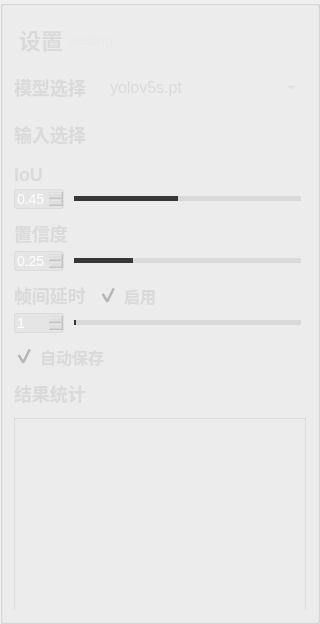
          <widget class="QGroupBox" name="groupBox_8">
           <property name="minimumSize">
            <size>
             <width>320</width>
             <height>0</height>
            </size>
           </property>
           <property name="maximumSize">
            <size>
             <width>320</width>
             <height>16777215</height>
            </size>
           </property>
           <property name="styleSheet">
            <string notr="true">#groupBox_8{
background-color: rgba(75, 75, 75, 200);
border: 0px solid #42adff;
border-radius:0px;}
</string>
           </property>
           <property name="title">
            <string/>
           </property>
           <layout class="QVBoxLayout" name="verticalLayout_8">
            <property name="spacing">
             <number>11</number>
            </property>
            <item>
             <widget class="QGroupBox" name="groupBox_2">
              <property name="minimumSize">
               <size>
                <width>0</width>
                <height>42</height>
               </size>
              </property>
              <property name="maximumSize">
               <size>
                <width>16777215</width>
                <height>42</height>
               </size>
              </property>
              <property name="styleSheet">
               <string notr="true">#groupBox_2{
border: 0px solid #42adff;
border-radius:0px;}</string>
              </property>
              <property name="title">
               <string/>
              </property>
              <layout class="QHBoxLayout" name="horizontalLayout_35">
               <property name="leftMargin">
                <number>2</number>
               </property>
               <property name="topMargin">
                <number>0</number>
               </property>
               <property name="rightMargin">
                <number>0</number>
               </property>
               <property name="bottomMargin">
                <number>0</number>
               </property>
               <item>
                <widget class="QLabel" name="label_5">
                 <property name="minimumSize">
                  <size>
                   <width>0</width>
                   <height>0</height>
                  </size>
                 </property>
                 <property name="maximumSize">
                  <size>
                   <width>16777215</width>
                   <height>40</height>
                  </size>
                 </property>
                 <property name="styleSheet">
                  <string notr="true">QLabel
{
	font-size: 22px;
	font-family: &quot;Microsoft YaHei&quot;;
	font-weight: bold;
 		border-radius:9px;
		background:rgba(66, 195, 255, 0);
color: rgb(218, 218, 218);

}
</string>
                 </property>
                 <property name="text">
                  <string>设置</string>
                 </property>
                </widget>
               </item>
               <item>
                <widget class="QLabel" name="label_27">
                 <property name="minimumSize">
                  <size>
                   <width>0</width>
                   <height>0</height>
                  </size>
                 </property>
                 <property name="maximumSize">
                  <size>
                   <width>16777215</width>
                   <height>40</height>
                  </size>
                 </property>
                 <property name="styleSheet">
                  <string notr="true">QLabel{
	font-family: &quot;DejaVu Sans Mono&quot;;
	font-size: 15px;
	color: #e8e8e8;}</string>
                 </property>
                 <property name="text">
                  <string>setting</string>
                 </property>
                </widget>
               </item>
               <item>
                <spacer name="horizontalSpacer_13">
                 <property name="orientation">
                  <enum>Qt::Horizontal</enum>
                 </property>
                 <property name="sizeHint" stdset="0">
                  <size>
                   <width>40</width>
                   <height>20</height>
                  </size>
                 </property>
                </spacer>
               </item>
              </layout>
             </widget>
            </item>
            <item>
             <layout class="QHBoxLayout" name="horizontalLayout_2">
              <property name="rightMargin">
               <number>7</number>
              </property>
              <item>
               <widget class="QLabel" name="label_3">
                <property name="minimumSize">
                 <size>
                  <width>0</width>
                  <height>35</height>
                 </size>
                </property>
                <property name="maximumSize">
                 <size>
                  <width>80</width>
                  <height>16777215</height>
                 </size>
                </property>
                <property name="styleSheet">
                 <string notr="true">QLabel
{
	font-size: 18px;
	font-family: &quot;Microsoft YaHei&quot;;
	font-weight: bold;
 		border-radius:9px;
		background:rgba(66, 195, 255, 0);
color: rgb(218, 218, 218);
}
</string>
                </property>
                <property name="text">
                 <string>模型选择</string>
                </property>
               </widget>
              </item>
              <item>
               <widget class="QComboBox" name="comboBox">
                <property name="minimumSize">
                 <size>
                  <width>0</width>
                  <height>35</height>
                 </size>
                </property>
                <property name="styleSheet">
                 <string notr="true">QComboBox QAbstractItemView {
font-family: &quot;Microsoft YaHei&quot;;
font-size: 16px;
background:rgba(200, 200, 200,150);
selection-background-color: rgba(200, 200, 200,50);
color: rgb(218, 218, 218);
outline:none;
border:none;}
QComboBox{
font-family: &quot;Microsoft YaHei&quot;;
font-size: 16px;
color: rgb(218, 218, 218);
border-width:0px;
border-color:white;
border-style:solid;
background-color: rgba(200, 200, 200,0);}

QComboBox::drop-down {
margin-top:8;
height:20;
background:rgba(255,255,255,0);
border-image: url(:/img/icon/下拉_白色.png);
}
</string>
                </property>
                <item>
                 <property name="text">
                  <string>yolov5s.pt</string>
                 </property>
                </item>
                <item>
                 <property name="text">
                  <string>yolov5m.pt</string>
                 </property>
                </item>
                <item>
                 <property name="text">
                  <string>yolov5l.pt</string>
                 </property>
                </item>
                <item>
                 <property name="text">
                  <string>yolov5x.pt</string>
                 </property>
                </item>
               </widget>
              </item>
             </layout>
            </item>
            <item>
             <layout class="QHBoxLayout" name="horizontalLayout_9">
              <item>
               <widget class="QLabel" name="label_10">
                <property name="maximumSize">
                 <size>
                  <width>80</width>
                  <height>16777215</height>
                 </size>
                </property>
                <property name="styleSheet">
                 <string notr="true">QLabel
{
	font-size: 18px;
	font-family: &quot;Microsoft YaHei&quot;;
	font-weight: bold;
 		border-radius:9px;
		background:rgba(66, 195, 255, 0);
color: rgb(218, 218, 218);
}
</string>
                </property>
                <property name="text">
                 <string>输入选择</string>
                </property>
               </widget>
              </item>
              <item>
               <layout class="QHBoxLayout" name="horizontalLayout_11">
                <item>
                 <widget class="QGroupBox" name="groupBox_5">
                  <property name="styleSheet">
                   <string notr="true">#groupBox_5{
background-color: rgba(48,148,243,0);
border: 0px solid #42adff;
border-left: 0px solid #d9d9d9;
border-right: 0px solid rgba(29, 83, 185, 255);
border-radius:0px;}</string>
                  </property>
                  <property name="title">
                   <string/>
                  </property>
                  <layout class="QHBoxLayout" name="horizontalLayout_8">
                   <property name="leftMargin">
                    <number>0</number>
                   </property>
                   <property name="topMargin">
                    <number>0</number>
                   </property>
                   <property name="rightMargin">
                    <number>0</number>
                   </property>
                   <property name="bottomMargin">
                    <number>0</number>
                   </property>
                   <item>
                    <widget class="QPushButton" name="fileButton">
                     <property name="minimumSize">
                      <size>
                       <width>55</width>
                       <height>28</height>
                      </size>
                     </property>
                     <property name="maximumSize">
                      <size>
                       <width>16777215</width>
                       <height>28</height>
                      </size>
                     </property>
                     <property name="toolTip">
                      <string>文件</string>
                     </property>
                     <property name="styleSheet">
                      <string notr="true">QPushButton{font-family: &quot;Microsoft YaHei&quot;;
font-size: 14px;
font-weight: bold;
color:white;
text-align: center center;
padding-left: 5px;
padding-right: 5px;
padding-top: 4px;
padding-bottom: 4px;
border-style: solid;
border-width: 0px;
border-color: rgba(255, 255, 255, 255);
border-radius: 3px;
background-color: rgba(200, 200, 200,0);}

QPushButton:focus{outline: none;}

QPushButton::pressed{font-family: &quot;Microsoft YaHei&quot;;
                     font-size: 14px;
                     font-weight: bold;
                     color:rgb(200,200,200);
                     text-align: center center;
                     padding-left: 5px;
                     padding-right: 5px;
                     padding-top: 4px;
                     padding-bottom: 4px;
                     border-style: solid;
                     border-width: 0px;
                     border-color: rgba(255, 255, 255, 255);
                     border-radius: 3px;
                     background-color:  #bf513b;}

QPushButton::disabled{font-family: &quot;Microsoft YaHei&quot;;
                     font-size: 14px;
                     font-weight: bold;
                     color:rgb(200,200,200);
                     text-align: center center;
                     padding-left: 5px;
                     padding-right: 5px;
                     padding-top: 4px;
                     padding-bottom: 4px;
                     border-style: solid;
                     border-width: 0px;
                     border-color: rgba(255, 255, 255, 255);
                     border-radius: 3px;
                     background-color:  #bf513b;}
QPushButton::hover {
border-style: solid;
border-width: 0px;
border-radius: 0px;
background-color: rgba(48,148,243,80);}</string>
                     </property>
                     <property name="text">
                      <string/>
                     </property>
                     <property name="icon">
                      <iconset resource="../apprcc.qrc">
                       <normaloff>:/img/icon/打开.png</normaloff>:/img/icon/打开.png</iconset>
                     </property>
                    </widget>
                   </item>
                   <item>
                    <widget class="QPushButton" name="cameraButton">
                     <property name="minimumSize">
                      <size>
                       <width>55</width>
                       <height>28</height>
                      </size>
                     </property>
                     <property name="maximumSize">
                      <size>
                       <width>16777215</width>
                       <height>28</height>
                      </size>
                     </property>
                     <property name="toolTip">
                      <string>相机</string>
                     </property>
                     <property name="styleSheet">
                      <string notr="true">QPushButton{font-family: &quot;Microsoft YaHei&quot;;
font-size: 14px;
font-weight: bold;
color:white;
text-align: center center;
padding-left: 5px;
padding-right: 5px;
padding-top: 4px;
padding-bottom: 4px;
border-style: solid;
border-width: 0px;
border-color: rgba(255, 255, 255, 255);
border-radius: 3px;
background-color: rgba(48,148,243,0);}

QPushButton:focus{outline: none;}

QPushButton::pressed{font-family: &quot;Microsoft YaHei&quot;;
                     font-size: 14px;
                     font-weight: bold;
                     color:rgb(200,200,200);
                     text-align: center center;
                     padding-left: 5px;
                     padding-right: 5px;
                     padding-top: 4px;
                     padding-bottom: 4px;
                     border-style: solid;
                     border-width: 0px;
                     border-color: rgba(255, 255, 255, 255);
                     border-radius: 3px;
                     background-color:  #bf513b;}

QPushButton::disabled{font-family: &quot;Microsoft YaHei&quot;;
                     font-size: 14px;
                     font-weight: bold;
                     color:rgb(200,200,200);
                     text-align: center center;
                     padding-left: 5px;
                     padding-right: 5px;
                     padding-top: 4px;
                     padding-bottom: 4px;
                     border-style: solid;
                     border-width: 0px;
                     border-color: rgba(255, 255, 255, 255);
                     border-radius: 3px;
                     background-color:  #bf513b;}
QPushButton::hover {
border-style: solid;
border-width: 0px;
border-radius: 0px;
background-color: rgba(48,148,243,80);}</string>
                     </property>
                     <property name="text">
                      <string/>
                     </property>
                     <property name="icon">
                      <iconset resource="../apprcc.qrc">
                       <normaloff>:/img/icon/摄像头开.png</normaloff>:/img/icon/摄像头开.png</iconset>
                     </property>
                    </widget>
                   </item>
                   <item>
                    <widget class="QPushButton" name="rtspButton">
                     <property name="minimumSize">
                      <size>
                       <width>55</width>
                       <height>28</height>
                      </size>
                     </property>
                     <property name="maximumSize">
                      <size>
                       <width>16777215</width>
                       <height>28</height>
                      </size>
                     </property>
                     <property name="toolTip">
                      <string>rtsp</string>
                     </property>
                     <property name="styleSheet">
                      <string notr="true">QPushButton{font-family: &quot;Microsoft YaHei&quot;;
font-size: 14px;
font-weight: bold;
color:white;
text-align: center center;
padding-left: 5px;
padding-right: 5px;
padding-top: 4px;
padding-bottom: 4px;
border-style: solid;
border-width: 0px;
border-color: rgba(255, 255, 255, 255);
border-radius: 3px;
background-color: rgba(48,148,243,0);}

QPushButton:focus{outline: none;}

QPushButton::pressed{font-family: &quot;Microsoft YaHei&quot;;
                     font-size: 14px;
                     font-weight: bold;
                     color:rgb(200,200,200);
                     text-align: center center;
                     padding-left: 5px;
                     padding-right: 5px;
                     padding-top: 4px;
                     padding-bottom: 4px;
                     border-style: solid;
                     border-width: 0px;
                     border-color: rgba(255, 255, 255, 255);
                     border-radius: 3px;
                     background-color:  #bf513b;}

QPushButton::disabled{font-family: &quot;Microsoft YaHei&quot;;
                     font-size: 14px;
                     font-weight: bold;
                     color:rgb(200,200,200);
                     text-align: center center;
                     padding-left: 5px;
                     padding-right: 5px;
                     padding-top: 4px;
                     padding-bottom: 4px;
                     border-style: solid;
                     border-width: 0px;
                     border-color: rgba(255, 255, 255, 255);
                     border-radius: 3px;
                     background-color:  #bf513b;}
QPushButton::hover {
border-style: solid;
border-width: 0px;
border-radius: 0px;
background-color: rgba(48,148,243,80);}</string>
                     </property>
                     <property name="text">
                      <string/>
                     </property>
                     <property name="icon">
                      <iconset resource="../apprcc.qrc">
                       <normaloff>:/img/icon/实时视频流解析.png</normaloff>:/img/icon/实时视频流解析.png</iconset>
                     </property>
                    </widget>
                   </item>
                  </layout>
                 </widget>
                </item>
               </layout>
              </item>
             </layout>
            </item>
            <item>
             <layout class="QVBoxLayout" name="verticalLayout_3">
              <property name="spacing">
               <number>4</number>
              </property>
              <item>
               <widget class="QLabel" name="label_2">
                <property name="styleSheet">
                 <string notr="true">QLabel
{
	font-size: 18px;
	font-family: &quot;Microsoft YaHei&quot;;
	font-weight: bold;
 		border-radius:9px;
		background:rgba(66, 195, 255, 0);
color: rgb(218, 218, 218);
}
</string>
                </property>
                <property name="text">
                 <string>IoU</string>
                </property>
               </widget>
              </item>
              <item>
               <layout class="QHBoxLayout" name="horizontalLayout_4">
                <property name="spacing">
                 <number>5</number>
                </property>
                <item>
                 <widget class="QDoubleSpinBox" name="iouSpinBox">
                  <property name="minimumSize">
                   <size>
                    <width>50</width>
                    <height>0</height>
                   </size>
                  </property>
                  <property name="maximumSize">
                   <size>
                    <width>50</width>
                    <height>16777215</height>
                   </size>
                  </property>
                  <property name="styleSheet">
                   <string notr="true">QDoubleSpinBox{
background:rgba(200, 200, 200,50);
color:white;
font-size: 14px;
font-family: &quot;Microsoft YaHei UI&quot;;
border-style: solid;
border-width: 1px;
border-color: rgba(200, 200, 200,100);
border-radius: 3px;}

QDoubleSpinBox::down-button{
background:rgba(200, 200, 200,0);
border-image: url(:/img/icon/箭头_列表展开.png);}
QDoubleSpinBox::down-button::hover{
background:rgba(200, 200, 200,100);
border-image: url(:/img/icon/箭头_列表展开.png);}

QDoubleSpinBox::up-button{
background:rgba(200, 200, 200,0);
border-image: url(:/img/icon/箭头_列表收起.png);}
QDoubleSpinBox::up-button::hover{
background:rgba(200, 200, 200,100);
border-image: url(:/img/icon/箭头_列表收起.png);}
</string>
                  </property>
                  <property name="maximum">
                   <double>1.000000000000000</double>
                  </property>
                  <property name="singleStep">
                   <double>0.010000000000000</double>
                  </property>
                  <property name="value">
                   <double>0.450000000000000</double>
                  </property>
                 </widget>
                </item>
                <item>
                 <widget class="QSlider" name="iouSlider">
                  <property name="styleSheet">
                   <string notr="true">QSlider{
border-color: #bcbcbc;
color:#d9d9d9;
}
QSlider::groove:horizontal {                                
     border: 1px solid #999999;                             
     height: 3px;                                           
    margin: 0px 0;                                         
     left: 5px; right: 5px; 
 }
QSlider::handle:horizontal {                               
     border: 0px ; 
     border-image: url(:/img/icon/圆.png);
	 width:15px;
     margin: -7px -7px -7px -7px;                  
} 
QSlider::add-page:horizontal{
background: qlineargradient(spread:pad, x1:0, y1:1, x2:0, y2:0, stop:0 #d9d9d9, stop:0.25 #d9d9d9, stop:0.5 #d9d9d9, stop:1 #d9d9d9); 

}
QSlider::sub-page:horizontal{                               
 background: qlineargradient(spread:pad, x1:0, y1:1, x2:0, y2:0, stop:0 #373737, stop:0.25 #373737, stop:0.5 #373737, stop:1 #373737);                     
}</string>
                  </property>
                  <property name="maximum">
                   <number>100</number>
                  </property>
                  <property name="value">
                   <number>45</number>
                  </property>
                  <property name="orientation">
                   <enum>Qt::Horizontal</enum>
                  </property>
                 </widget>
                </item>
               </layout>
              </item>
             </layout>
            </item>
            <item>
             <layout class="QVBoxLayout" name="verticalLayout">
              <property name="spacing">
               <number>4</number>
              </property>
              <item>
               <widget class="QLabel" name="label">
                <property name="styleSheet">
                 <string notr="true">QLabel
{
	font-size: 18px;
	font-family: &quot;Microsoft YaHei&quot;;
	font-weight: bold;
 		border-radius:9px;
		background:rgba(66, 195, 255, 0);
color: rgb(218, 218, 218);
}
</string>
                </property>
                <property name="text">
                 <string>置信度</string>
                </property>
               </widget>
              </item>
              <item>
               <layout class="QHBoxLayout" name="horizontalLayout_3">
                <property name="spacing">
                 <number>5</number>
                </property>
                <item>
                 <widget class="QDoubleSpinBox" name="confSpinBox">
                  <property name="minimumSize">
                   <size>
                    <width>50</width>
                    <height>0</height>
                   </size>
                  </property>
                  <property name="maximumSize">
                   <size>
                    <width>50</width>
                    <height>16777215</height>
                   </size>
                  </property>
                  <property name="focusPolicy">
                   <enum>Qt::ClickFocus</enum>
                  </property>
                  <property name="styleSheet">
                   <string notr="true">QDoubleSpinBox{
background:rgba(200, 200, 200,50);
color:white;
font-size: 14px;
font-family: &quot;Microsoft YaHei UI&quot;;
border-style: solid;
border-width: 1px;
border-color: rgba(200, 200, 200,100);
border-radius: 3px;}

QDoubleSpinBox::down-button{
background:rgba(200, 200, 200,0);
border-image: url(:/img/icon/箭头_列表展开.png);}
QDoubleSpinBox::down-button::hover{
background:rgba(200, 200, 200,100);
border-image: url(:/img/icon/箭头_列表展开.png);}

QDoubleSpinBox::up-button{
background:rgba(200, 200, 200,0);
border-image: url(:/img/icon/箭头_列表收起.png);}
QDoubleSpinBox::up-button::hover{
background:rgba(200, 200, 200,100);
border-image: url(:/img/icon/箭头_列表收起.png);}
</string>
                  </property>
                  <property name="maximum">
                   <double>1.000000000000000</double>
                  </property>
                  <property name="singleStep">
                   <double>0.010000000000000</double>
                  </property>
                  <property name="value">
                   <double>0.250000000000000</double>
                  </property>
                 </widget>
                </item>
                <item>
                 <widget class="QSlider" name="confSlider">
                  <property name="styleSheet">
                   <string notr="true">QSlider{
border-color: #bcbcbc;
color:#d9d9d9;
}
QSlider::groove:horizontal {                                
     border: 1px solid #999999;                             
     height: 3px;                                           
    margin: 0px 0;                                         
     left: 5px; right: 5px; 
 }
QSlider::handle:horizontal {                               
     border: 0px ; 
     border-image: url(:/img/icon/圆.png);
	 width:15px;
     margin: -7px -7px -7px -7px;                  
} 
QSlider::add-page:horizontal{
background: qlineargradient(spread:pad, x1:0, y1:1, x2:0, y2:0, stop:0 #d9d9d9, stop:0.25 #d9d9d9, stop:0.5 #d9d9d9, stop:1 #d9d9d9); 

}
QSlider::sub-page:horizontal{                               
 background: qlineargradient(spread:pad, x1:0, y1:1, x2:0, y2:0, stop:0 #373737, stop:0.25 #373737, stop:0.5 #373737, stop:1 #373737);                     
}</string>
                  </property>
                  <property name="maximum">
                   <number>100</number>
                  </property>
                  <property name="value">
                   <number>25</number>
                  </property>
                  <property name="orientation">
                   <enum>Qt::Horizontal</enum>
                  </property>
                  <property name="tickPosition">
                   <enum>QSlider::NoTicks</enum>
                  </property>
                 </widget>
                </item>
               </layout>
              </item>
             </layout>
            </item>
            <item>
             <layout class="QVBoxLayout" name="verticalLayout_5">
              <property name="spacing">
               <number>4</number>
              </property>
              <item>
               <layout class="QHBoxLayout" name="horizontalLayout_14">
                <item>
                 <widget class="QLabel" name="label_8">
                  <property name="maximumSize">
                   <size>
                    <width>80</width>
                    <height>16777215</height>
                   </size>
                  </property>
                  <property name="styleSheet">
                   <string notr="true">QLabel
{
	font-size: 18px;
	font-family: &quot;Microsoft YaHei&quot;;
	font-weight: bold;
 		border-radius:9px;
		background:rgba(66, 195, 255, 0);
color: rgb(218, 218, 218);
}
</string>
                  </property>
                  <property name="text">
                   <string>帧间延时</string>
                  </property>
                 </widget>
                </item>
                <item>
                 <widget class="QCheckBox" name="checkBox">
                  <property name="styleSheet">
                   <string notr="true">
QCheckBox
{font-size: 16px;
	font-family: &quot;Microsoft YaHei&quot;;
	font-weight: bold;
 		border-radius:9px;
		background:rgba(66, 195, 255, 0);
color: rgb(218, 218, 218);;}

QCheckBox::indicator {
	width: 20px;
	height: 20px;
}
QCheckBox::indicator:unchecked {
    image: url(:/img/icon/button-off.png);
}

QCheckBox::indicator:checked {
    
    image: url(:/img/icon/button-on.png);
}
</string>
                  </property>
                  <property name="text">
                   <string>启用</string>
                  </property>
                  <property name="checked">
                   <bool>true</bool>
                  </property>
                 </widget>
                </item>
               </layout>
              </item>
              <item>
               <layout class="QHBoxLayout" name="horizontalLayout_13">
                <property name="spacing">
                 <number>5</number>
                </property>
                <item>
                 <widget class="QSpinBox" name="rateSpinBox">
                  <property name="minimumSize">
                   <size>
                    <width>50</width>
                    <height>0</height>
                   </size>
                  </property>
                  <property name="maximumSize">
                   <size>
                    <width>50</width>
                    <height>16777215</height>
                   </size>
                  </property>
                  <property name="focusPolicy">
                   <enum>Qt::ClickFocus</enum>
                  </property>
                  <property name="styleSheet">
                   <string notr="true">QSpinBox{
background:rgba(200, 200, 200,50);
color:white;
font-size: 14px;
font-family: &quot;Microsoft YaHei UI&quot;;
border-style: solid;
border-width: 1px;
border-color: rgba(200, 200, 200,100);
border-radius: 3px;}

QSpinBox::down-button{
background:rgba(200, 200, 200,0);
border-image: url(:/img/icon/箭头_列表展开.png);}
QDoubleSpinBox::down-button::hover{
background:rgba(200, 200, 200,100);
border-image: url(:/img/icon/箭头_列表展开.png);}

QSpinBox::up-button{
background:rgba(200, 200, 200,0);
border-image: url(:/img/icon/箭头_列表收起.png);}
QSpinBox::up-button::hover{
background:rgba(200, 200, 200,100);
border-image: url(:/img/icon/箭头_列表收起.png);}
</string>
                  </property>
                  <property name="minimum">
                   <number>1</number>
                  </property>
                  <property name="maximum">
                   <number>20</number>
                  </property>
                  <property name="singleStep">
                   <number>1</number>
                  </property>
                  <property name="value">
                   <number>1</number>
                  </property>
                 </widget>
                </item>
                <item>
                 <widget class="QSlider" name="rateSlider">
                  <property name="styleSheet">
                   <string notr="true">QSlider{
border-color: #bcbcbc;
color:#d9d9d9;
}
QSlider::groove:horizontal {                                
     border: 1px solid #999999;                             
     height: 3px;                                           
    margin: 0px 0;                                         
     left: 5px; right: 5px; 
 }
QSlider::handle:horizontal {                               
     border: 0px ; 
     border-image: url(:/img/icon/圆.png);
	 width:15px;
     margin: -7px -7px -7px -7px;                  
} 
QSlider::add-page:horizontal{
background: qlineargradient(spread:pad, x1:0, y1:1, x2:0, y2:0, stop:0 #d9d9d9, stop:0.25 #d9d9d9, stop:0.5 #d9d9d9, stop:1 #d9d9d9); 

}
QSlider::sub-page:horizontal{                               
 background: qlineargradient(spread:pad, x1:0, y1:1, x2:0, y2:0, stop:0 #373737, stop:0.25 #373737, stop:0.5 #373737, stop:1 #373737);                     
}</string>
                  </property>
                  <property name="minimum">
                   <number>1</number>
                  </property>
                  <property name="maximum">
                   <number>20</number>
                  </property>
                  <property name="singleStep">
                   <number>1</number>
                  </property>
                  <property name="pageStep">
                   <number>1</number>
                  </property>
                  <property name="value">
                   <number>1</number>
                  </property>
                  <property name="orientation">
                   <enum>Qt::Horizontal</enum>
                  </property>
                  <property name="tickPosition">
                   <enum>QSlider::NoTicks</enum>
                  </property>
                 </widget>
                </item>
               </layout>
              </item>
             </layout>
            </item>
            <item>
             <widget class="QCheckBox" name="saveCheckBox">
              <property name="styleSheet">
               <string notr="true">
QCheckBox
{font-size: 16px;
	font-family: &quot;Microsoft YaHei&quot;;
	font-weight: bold;
 		border-radius:9px;
		background:rgba(66, 195, 255, 0);
color: rgb(218, 218, 218);;}

QCheckBox::indicator {
	width: 20px;
	height: 20px;
}
QCheckBox::indicator:unchecked {
    image: url(:/img/icon/button-off.png);
}

QCheckBox::indicator:checked {
    
    image: url(:/img/icon/button-on.png);
}
</string>
              </property>
              <property name="text">
               <string>自动保存</string>
              </property>
              <property name="checked">
               <bool>true</bool>
              </property>
             </widget>
            </item>
            <item>
             <layout class="QVBoxLayout" name="verticalLayout_7">
              <item>
               <widget class="QLabel" name="label_11">
                <property name="styleSheet">
                 <string notr="true">QLabel
{
	font-size: 18px;
	font-family: &quot;Microsoft YaHei&quot;;
	font-weight: bold;
 		border-radius:9px;
		background:rgba(66, 195, 255, 0);
color: rgb(218, 218, 218);
}
</string>
                </property>
                <property name="text">
                 <string>结果统计</string>
                </property>
               </widget>
              </item>
              <item>
               <widget class="QListWidget" name="resultWidget">
                <property name="styleSheet">
                 <string notr="true">QListWidget{
background-color: rgba(12, 28, 77, 0);
border: 1px solid rgba(200, 200, 200,100);
border-bottom: 0px solid rgba(200, 200, 200,100);
border-radius:0px;
font-family: &quot;Microsoft YaHei&quot;;
font-size: 16px;
color: rgb(218, 218, 218);
}
</string>
                </property>
               </widget>
              </item>
             </layout>
            </item>
           </layout>
          </widget>
